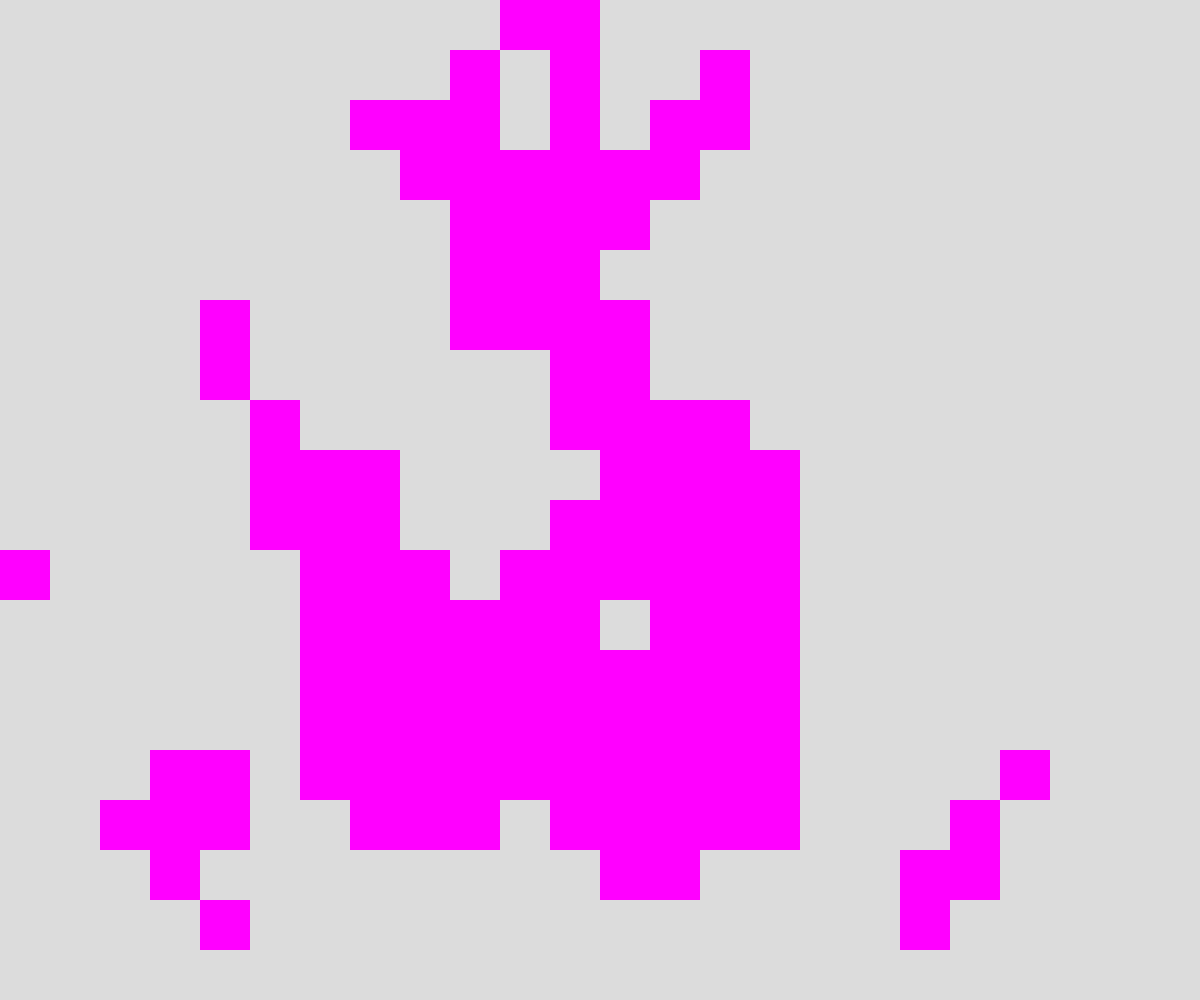
Frame 1 (no input)
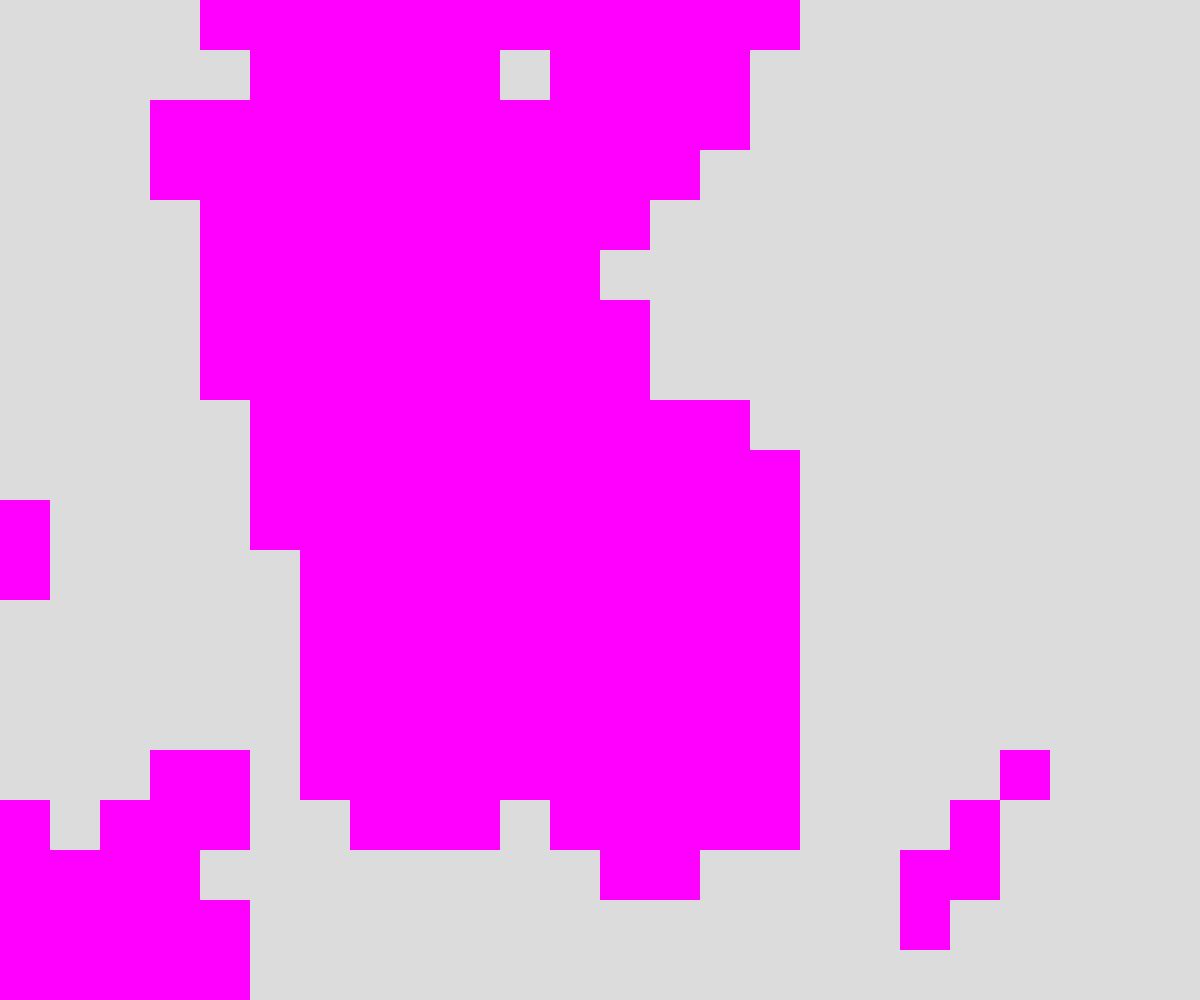
Frame 60 (no input)
Frame 120 (the mouse pressed at the canvas centre since frame 60): identical to frame 60, image omitted

The p5.js sketch that drew these frames (run headless with seeded random() and noise() and a simulated clock; from frame 60 on, the mouse is pressed at the canvas centre):

// p5.js sketch
// ── sketch.js
let grid = []
let gridXSize
let gridYSize

let spacing = 50

function setup() {
	createCanvas(windowWidth, windowHeight);

  	for (let i = 0; i < width / spacing; i++) {
      grid.push([])
      for (let j = 0; j < height / spacing; j++) {
        grid[i].push(Math.round(noise(i / 10, j / 10) * 1.2))
      }
	  }

	// Precache grid size
	gridXSize = grid.length
	gridYSize = grid[0].length

	// no borders
	noStroke()
  background(220, 220, 220)
  frameRate(50)
}

function draw() {
  // Use noise to create a slowly changing threshold
  let threshold = noise(frameCount / 100)
  
  // Create spreading centers using Perlin noise
  let centerX = noise(frameCount / 300) * gridXSize
  let centerY = noise(frameCount / 300) * gridYSize
  let spreadRadius = noise(frameCount / 200 + 2000) * 50 + 10
  
  for (let i = 0; i < gridXSize; i++) {
    for (let j = 0; j < gridYSize; j++) {
      // Calculate distance from spreading center
      let dist = sqrt(pow(i - centerX, 2) + pow(j - centerY, 2))
      let distFactor = 1 - (dist / spreadRadius)
      
      let n = noise(
        i / 10 + frameCount / 100,
        j / 10 + frameCount / 100
      )
      
      // Add distance factor to influence spreading
      let val = (n + distFactor * 0.5) > threshold ? 1 : 0
      
      if (val !== grid[i][j]) {
        grid[i][j] = val
        if (val === 1) {
          fill(255, 0, 255)
          rect(i * spacing, j * spacing, spacing, spacing)
        } else {
          fill(220, 220, 220)
          rect(i * spacing, j * spacing, spacing, spacing)
        }
      }
    }
  }
}
